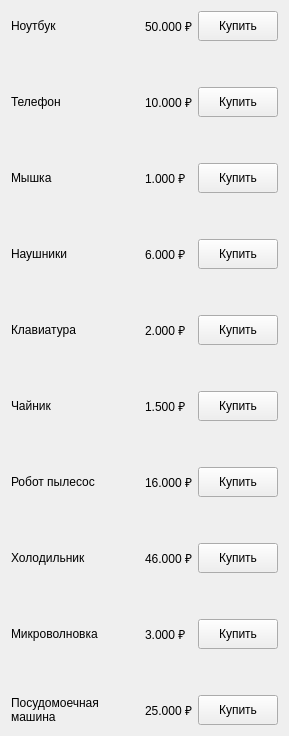
        <widget class="QWidget" name="tab_4">
         <attribute name="title">
          <string>Электроника</string>
         </attribute>
         <layout class="QGridLayout" name="gridLayout">
          <item row="16" column="0">
           <widget class="QLabel" name="label_53">
            <property name="text">
             <string>Микроволновка</string>
            </property>
           </widget>
          </item>
          <item row="12" column="3">
           <widget class="QPushButton" name="pushButton_robot_cleaner">
            <property name="minimumSize">
             <size>
              <width>0</width>
              <height>30</height>
             </size>
            </property>
            <property name="text">
             <string>Купить</string>
            </property>
           </widget>
          </item>
          <item row="14" column="2">
           <widget class="QLabel" name="label_fridge">
            <property name="text">
             <string>46.000 ₽</string>
            </property>
           </widget>
          </item>
          <item row="11" column="0">
           <spacer name="verticalSpacer_29">
            <property name="orientation">
             <enum>Qt::Vertical</enum>
            </property>
            <property name="sizeHint" stdset="0">
             <size>
              <width>20</width>
              <height>40</height>
             </size>
            </property>
           </spacer>
          </item>
          <item row="3" column="0">
           <spacer name="verticalSpacer_25">
            <property name="orientation">
             <enum>Qt::Vertical</enum>
            </property>
            <property name="sizeHint" stdset="0">
             <size>
              <width>20</width>
              <height>40</height>
             </size>
            </property>
           </spacer>
          </item>
          <item row="0" column="0">
           <widget class="QLabel" name="label_16">
            <property name="minimumSize">
             <size>
              <width>0</width>
              <height>30</height>
             </size>
            </property>
            <property name="text">
             <string>Ноутбук</string>
            </property>
           </widget>
          </item>
          <item row="16" column="3">
           <widget class="QPushButton" name="pushButton_microwave">
            <property name="minimumSize">
             <size>
              <width>0</width>
              <height>30</height>
             </size>
            </property>
            <property name="text">
             <string>Купить</string>
            </property>
           </widget>
          </item>
          <item row="14" column="3">
           <widget class="QPushButton" name="pushButton_fridge">
            <property name="minimumSize">
             <size>
              <width>0</width>
              <height>30</height>
             </size>
            </property>
            <property name="text">
             <string>Купить</string>
            </property>
           </widget>
          </item>
          <item row="6" column="3">
           <widget class="QPushButton" name="pushButton_headphones">
            <property name="minimumSize">
             <size>
              <width>0</width>
              <height>30</height>
             </size>
            </property>
            <property name="text">
             <string>Купить</string>
            </property>
           </widget>
          </item>
          <item row="0" column="2">
           <widget class="QLabel" name="label_laptop">
            <property name="minimumSize">
             <size>
              <width>0</width>
              <height>30</height>
             </size>
            </property>
            <property name="text">
             <string>50.000 ₽</string>
            </property>
           </widget>
          </item>
          <item row="8" column="0">
           <widget class="QLabel" name="label_27">
            <property name="text">
             <string>Клавиатура</string>
            </property>
           </widget>
          </item>
          <item row="6" column="2">
           <widget class="QLabel" name="label_headphones">
            <property name="text">
             <string>6.000 ₽</string>
            </property>
           </widget>
          </item>
          <item row="13" column="0">
           <spacer name="verticalSpacer_30">
            <property name="orientation">
             <enum>Qt::Vertical</enum>
            </property>
            <property name="sizeHint" stdset="0">
             <size>
              <width>20</width>
              <height>40</height>
             </size>
            </property>
           </spacer>
          </item>
          <item row="16" column="2">
           <widget class="QLabel" name="label_microwave">
            <property name="text">
             <string>3.000 ₽</string>
            </property>
           </widget>
          </item>
          <item row="9" column="0">
           <spacer name="verticalSpacer_28">
            <property name="orientation">
             <enum>Qt::Vertical</enum>
            </property>
            <property name="sizeHint" stdset="0">
             <size>
              <width>20</width>
              <height>40</height>
             </size>
            </property>
           </spacer>
          </item>
          <item row="4" column="0">
           <widget class="QLabel" name="label_18">
            <property name="minimumSize">
             <size>
              <width>0</width>
              <height>30</height>
             </size>
            </property>
            <property name="text">
             <string>Мышка</string>
            </property>
           </widget>
          </item>
          <item row="10" column="2">
           <widget class="QLabel" name="label_teapot">
            <property name="text">
             <string>1.500 ₽</string>
            </property>
           </widget>
          </item>
          <item row="1" column="0">
           <spacer name="verticalSpacer_24">
            <property name="orientation">
             <enum>Qt::Vertical</enum>
            </property>
            <property name="sizeHint" stdset="0">
             <size>
              <width>20</width>
              <height>40</height>
             </size>
            </property>
           </spacer>
          </item>
          <item row="0" column="1">
           <spacer name="horizontalSpacer_5">
            <property name="orientation">
             <enum>Qt::Horizontal</enum>
            </property>
            <property name="sizeHint" stdset="0">
             <size>
              <width>40</width>
              <height>20</height>
             </size>
            </property>
           </spacer>
          </item>
          <item row="4" column="3">
           <widget class="QPushButton" name="pushButton_mouse">
            <property name="minimumSize">
             <size>
              <width>0</width>
              <height>30</height>
             </size>
            </property>
            <property name="text">
             <string>Купить</string>
            </property>
           </widget>
          </item>
          <item row="10" column="3">
           <widget class="QPushButton" name="pushButton_teapot">
            <property name="minimumSize">
             <size>
              <width>0</width>
              <height>30</height>
             </size>
            </property>
            <property name="text">
             <string>Купить</string>
            </property>
           </widget>
          </item>
          <item row="2" column="0">
           <widget class="QLabel" name="label_17">
            <property name="minimumSize">
             <size>
              <width>0</width>
              <height>30</height>
             </size>
            </property>
            <property name="text">
             <string>Телефон</string>
            </property>
           </widget>
          </item>
          <item row="6" column="0">
           <widget class="QLabel" name="label_25">
            <property name="text">
             <string>Наушники</string>
            </property>
           </widget>
          </item>
          <item row="8" column="2">
           <widget class="QLabel" name="label_46">
            <property name="text">
             <string>2.000 ₽</string>
            </property>
           </widget>
          </item>
          <item row="18" column="0">
           <widget class="QLabel" name="label_55">
            <property name="text">
             <string>Посудомоечная
машина</string>
            </property>
           </widget>
          </item>
          <item row="10" column="0">
           <widget class="QLabel" name="label_48">
            <property name="text">
             <string>Чайник</string>
            </property>
           </widget>
          </item>
          <item row="5" column="0">
           <spacer name="verticalSpacer_26">
            <property name="orientation">
             <enum>Qt::Vertical</enum>
            </property>
            <property name="sizeHint" stdset="0">
             <size>
              <width>20</width>
              <height>40</height>
             </size>
            </property>
           </spacer>
          </item>
          <item row="2" column="2">
           <widget class="QLabel" name="label_phone">
            <property name="minimumSize">
             <size>
              <width>0</width>
              <height>30</height>
             </size>
            </property>
            <property name="text">
             <string>10.000 ₽</string>
            </property>
           </widget>
          </item>
          <item row="7" column="0">
           <spacer name="verticalSpacer_27">
            <property name="orientation">
             <enum>Qt::Vertical</enum>
            </property>
            <property name="sizeHint" stdset="0">
             <size>
              <width>20</width>
              <height>40</height>
             </size>
            </property>
           </spacer>
          </item>
          <item row="18" column="2">
           <widget class="QLabel" name="label_dishwasher">
            <property name="text">
             <string>25.000 ₽</string>
            </property>
           </widget>
          </item>
          <item row="15" column="0">
           <spacer name="verticalSpacer_31">
            <property name="orientation">
             <enum>Qt::Vertical</enum>
            </property>
            <property name="sizeHint" stdset="0">
             <size>
              <width>20</width>
              <height>40</height>
             </size>
            </property>
           </spacer>
          </item>
          <item row="18" column="3">
           <widget class="QPushButton" name="pushButton_dishwasher">
            <property name="minimumSize">
             <size>
              <width>0</width>
              <height>30</height>
             </size>
            </property>
            <property name="text">
             <string>Купить</string>
            </property>
           </widget>
          </item>
          <item row="4" column="2">
           <widget class="QLabel" name="label_21">
            <property name="minimumSize">
             <size>
              <width>0</width>
              <height>30</height>
             </size>
            </property>
            <property name="text">
             <string>1.000 ₽</string>
            </property>
           </widget>
          </item>
          <item row="2" column="3">
           <widget class="QPushButton" name="pushButton_phone">
            <property name="minimumSize">
             <size>
              <width>0</width>
              <height>30</height>
             </size>
            </property>
            <property name="text">
             <string>Купить</string>
            </property>
           </widget>
          </item>
          <item row="12" column="0">
           <widget class="QLabel" name="label_49">
            <property name="text">
             <string>Робот пылесос</string>
            </property>
           </widget>
          </item>
          <item row="8" column="3">
           <widget class="QPushButton" name="pushButton_keyboard">
            <property name="minimumSize">
             <size>
              <width>0</width>
              <height>30</height>
             </size>
            </property>
            <property name="text">
             <string>Купить</string>
            </property>
           </widget>
          </item>
          <item row="14" column="0">
           <widget class="QLabel" name="label_51">
            <property name="text">
             <string>Холодильник</string>
            </property>
           </widget>
          </item>
          <item row="0" column="3">
           <widget class="QPushButton" name="pushButton_laptop">
            <property name="minimumSize">
             <size>
              <width>0</width>
              <height>30</height>
             </size>
            </property>
            <property name="text">
             <string>Купить</string>
            </property>
           </widget>
          </item>
          <item row="12" column="2">
           <widget class="QLabel" name="label_robot_cleaner">
            <property name="text">
             <string>16.000 ₽</string>
            </property>
           </widget>
          </item>
          <item row="17" column="0">
           <spacer name="verticalSpacer_32">
            <property name="orientation">
             <enum>Qt::Vertical</enum>
            </property>
            <property name="sizeHint" stdset="0">
             <size>
              <width>20</width>
              <height>40</height>
             </size>
            </property>
           </spacer>
          </item>
         </layout>
        </widget>
